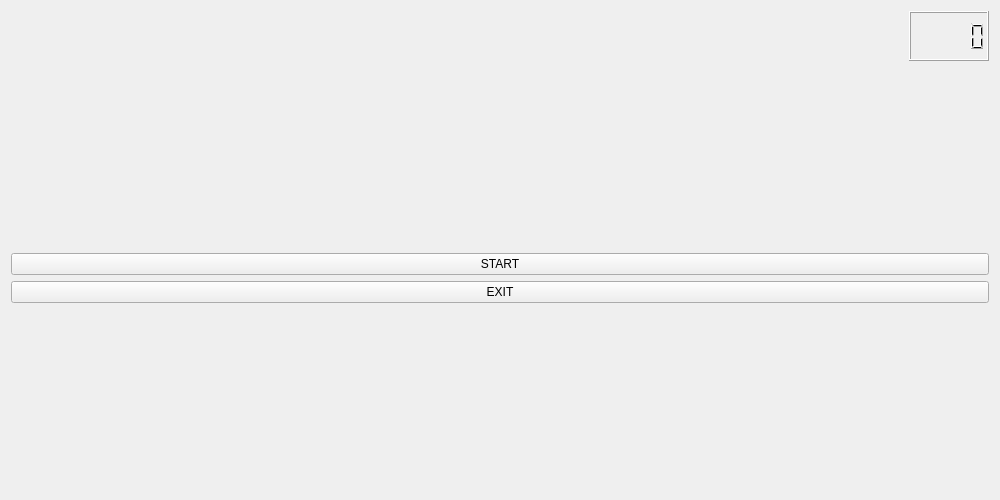
<?xml version="1.0" encoding="UTF-8"?>
<ui version="4.0">
 <class>Widget</class>
 <widget class="QWidget" name="Widget">
  <property name="geometry">
   <rect>
    <x>0</x>
    <y>0</y>
    <width>1000</width>
    <height>500</height>
   </rect>
  </property>
  <property name="windowTitle">
   <string>Widget</string>
  </property>
  <layout class="QHBoxLayout" name="horizontalLayout_2">
   <item>
    <layout class="QVBoxLayout" name="verticalLayout">
     <item>
      <layout class="QHBoxLayout" name="horizontalLayout">
       <item>
        <spacer name="horizontalSpacer">
         <property name="orientation">
          <enum>Qt::Horizontal</enum>
         </property>
         <property name="sizeHint" stdset="0">
          <size>
           <width>40</width>
           <height>20</height>
          </size>
         </property>
        </spacer>
       </item>
       <item>
        <widget class="QLCDNumber" name="lcdNumber">
         <property name="minimumSize">
          <size>
           <width>80</width>
           <height>50</height>
          </size>
         </property>
        </widget>
       </item>
      </layout>
     </item>
     <item>
      <spacer name="verticalSpacer_2">
       <property name="orientation">
        <enum>Qt::Vertical</enum>
       </property>
       <property name="sizeHint" stdset="0">
        <size>
         <width>20</width>
         <height>40</height>
        </size>
       </property>
      </spacer>
     </item>
     <item>
      <widget class="QPushButton" name="pushButton">
       <property name="text">
        <string>START</string>
       </property>
      </widget>
     </item>
     <item>
      <widget class="QPushButton" name="pushButton_2">
       <property name="text">
        <string>EXIT</string>
       </property>
      </widget>
     </item>
     <item>
      <spacer name="verticalSpacer">
       <property name="orientation">
        <enum>Qt::Vertical</enum>
       </property>
       <property name="sizeHint" stdset="0">
        <size>
         <width>20</width>
         <height>40</height>
        </size>
       </property>
      </spacer>
     </item>
    </layout>
   </item>
  </layout>
 </widget>
 <layoutdefault spacing="6" margin="11"/>
 <resources/>
 <connections/>
</ui>
